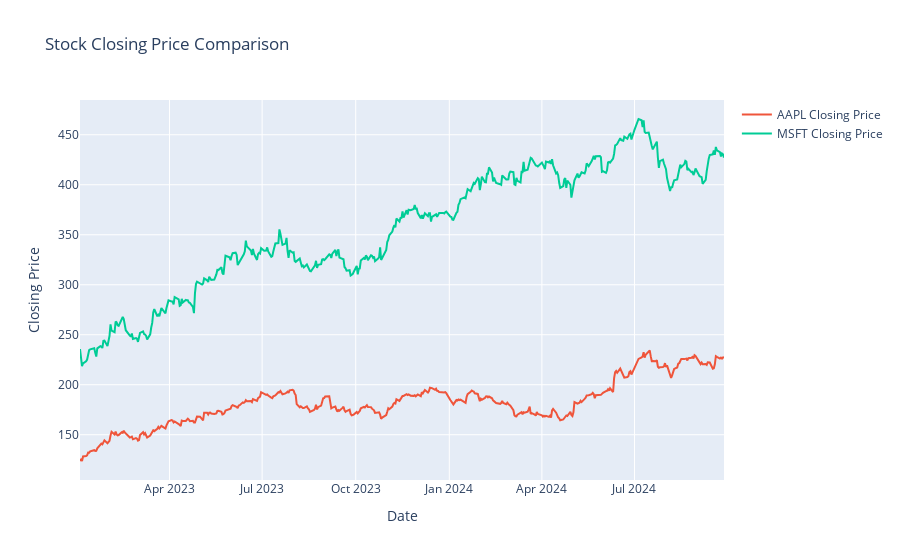
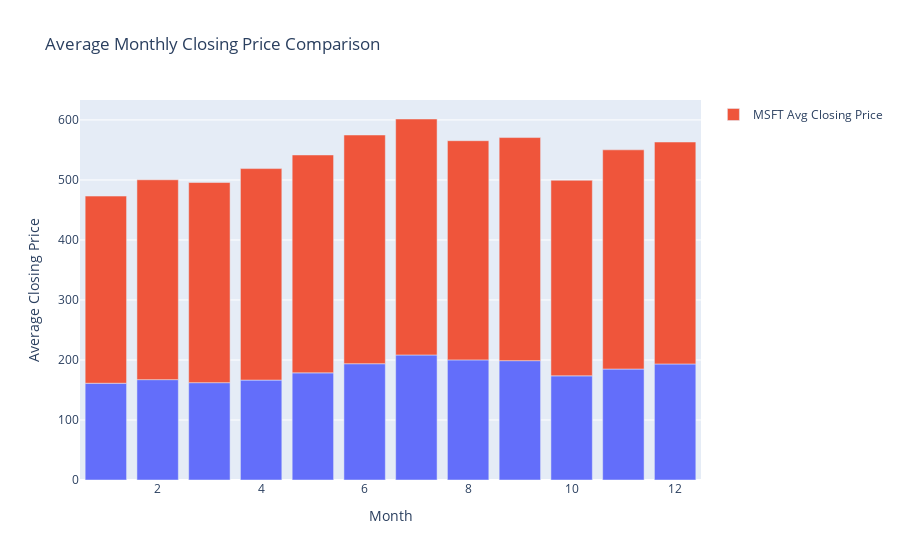
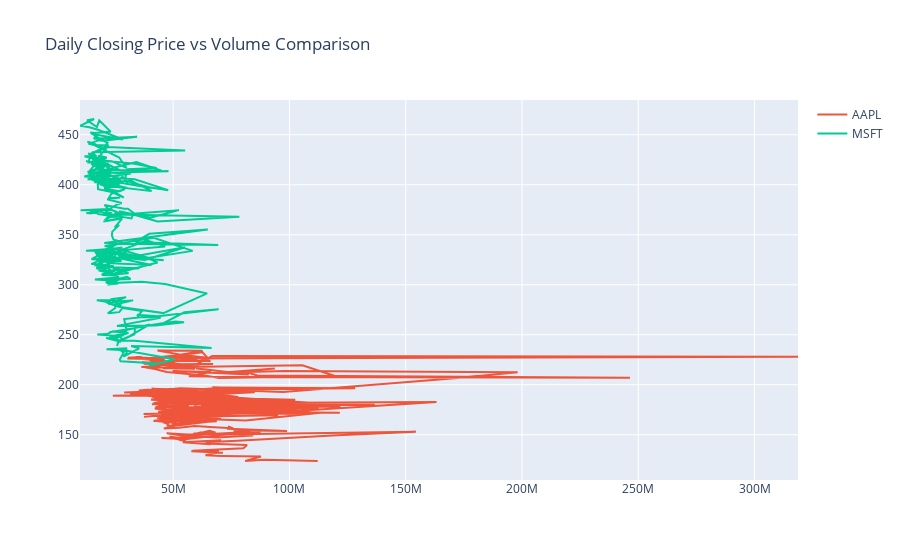

These figures' notebook cell, in order:
### Code cell
# Example: Compare AAPL and MSFT stock data
# Fetch data for another stock
ticker2 = "MSFT"
stock_data_2 = yf.Ticker(ticker2).history(start="2023-01-01", end="2024-09-30")

# Add a column for month to each dataset
stock_data["Month"] = stock_data.index.month
stock_data_2["Month"] = stock_data_2.index.month

# Line Plot: Closing prices of AAPL and MSFT
fig = px.line(title="Stock Closing Price Comparison")
fig.add_scatter(x=stock_data.index, y=stock_data["Close"], name="AAPL Closing Price")
fig.add_scatter(x=stock_data_2.index, y=stock_data_2["Close"], name="MSFT Closing Price")
fig.update_layout(xaxis_title="Date", yaxis_title="Closing Price")
fig.show()

# Bar Chart: Average Monthly Closing Prices
avg_monthly_close_aapl = stock_data.groupby("Month")["Close"].mean().reset_index()
avg_monthly_close_msft = stock_data_2.groupby("Month")["Close"].mean().reset_index()

fig = px.bar(avg_monthly_close_aapl, x="Month", y="Close", title="Average Monthly Closing Price Comparison")
fig.add_bar(x=avg_monthly_close_msft["Month"], y=avg_monthly_close_msft["Close"], name="MSFT Avg Closing Price")
fig.update_layout(xaxis_title="Month", yaxis_title="Average Closing Price")
fig.show()

# Scatter Plot: Daily Closing Price vs Volume
fig = px.scatter(
    title="Daily Closing Price vs Volume Comparison",
    labels={"x": "Volume", "y": "Closing Price"}
)
fig.add_scatter(x=stock_data["Volume"], y=stock_data["Close"], name="AAPL")
fig.add_scatter(x=stock_data_2["Volume"], y=stock_data_2["Close"], name="MSFT")
fig.show()

### Figure 1 — Plotly figure (JSON) as saved in the notebook; plotly's stock layout.template omitted (floating-point values rounded to 4 significant figures; data arrays with more than 128 entries replaced by an {"elided": "..."} marker saying what was removed)
{"data": [{"hovertemplate": "<extra></extra>", "legendgroup": "", "line": {"color": "#636efa", "dash": "solid"}, "marker": {"symbol": "circle"}, "mode": "lines", "name": "", "orientation": "v", "showlegend": false, "type": "scatter", "xaxis": "x", "yaxis": "y"}, {"name": "AAPL Closing Price", "type": "scatter", "x": {"elided": "437 str values"}, "y": {"elided": "437 float values"}}, {"name": "MSFT Closing Price", "type": "scatter", "x": {"elided": "437 str values"}, "y": {"elided": "437 float values"}}], "layout": {"legend": {"tracegroupgap": 0}, "title": {"text": "Stock Closing Price Comparison"}, "xaxis": {"anchor": "y", "domain": [0, 1], "title": {"text": "Date"}}, "yaxis": {"anchor": "x", "domain": [0, 1], "title": {"text": "Closing Price"}}}}

### Figure 2 — Plotly figure (JSON) as saved in the notebook; plotly's stock layout.template omitted (floating-point values rounded to 4 significant figures)
{"data": [{"alignmentgroup": "True", "hovertemplate": "Month=%{x}<br>Close=%{y}<extra></extra>", "legendgroup": "", "marker": {"color": "#636efa", "pattern": {"shape": ""}}, "name": "", "offsetgroup": "", "orientation": "v", "showlegend": false, "textposition": "auto", "type": "bar", "x": [1, 2, 3, 4, 5, 6, 7, 8, 9, 10, 11, 12], "xaxis": "x", "y": [161.2, 167.2, 162.2, 166.5, 178.5, 193.8, 208.3, 200.1, 198.9, 173.6, 184.9, 193.4], "yaxis": "y"}, {"name": "MSFT Avg Closing Price", "type": "bar", "x": [1, 2, 3, 4, 5, 6, 7, 8, 9, 10, 11, 12], "y": [311.9, 333.0, 333.5, 352.4, 363.1, 381.1, 393.2, 365.2, 371.7, 325.8, 365.3, 369.8]}], "layout": {"barmode": "relative", "legend": {"tracegroupgap": 0}, "title": {"text": "Average Monthly Closing Price Comparison"}, "xaxis": {"anchor": "y", "domain": [0, 1], "title": {"text": "Month"}}, "yaxis": {"anchor": "x", "domain": [0, 1], "title": {"text": "Average Closing Price"}}}}

### Figure 3 — Plotly figure (JSON) as saved in the notebook; plotly's stock layout.template omitted (floating-point values rounded to 4 significant figures; data arrays with more than 128 entries replaced by an {"elided": "..."} marker saying what was removed)
{"data": [{"hovertemplate": "<extra></extra>", "legendgroup": "", "marker": {"color": "#636efa", "symbol": "circle"}, "mode": "markers", "name": "", "orientation": "v", "showlegend": false, "type": "scatter", "xaxis": "x", "yaxis": "y"}, {"name": "AAPL", "type": "scatter", "x": {"elided": "437 int values"}, "y": {"elided": "437 float values"}}, {"name": "MSFT", "type": "scatter", "x": {"elided": "437 int values"}, "y": {"elided": "437 float values"}}], "layout": {"legend": {"tracegroupgap": 0}, "title": {"text": "Daily Closing Price vs Volume Comparison"}, "xaxis": {"anchor": "y", "domain": [0, 1]}, "yaxis": {"anchor": "x", "domain": [0, 1]}}}
